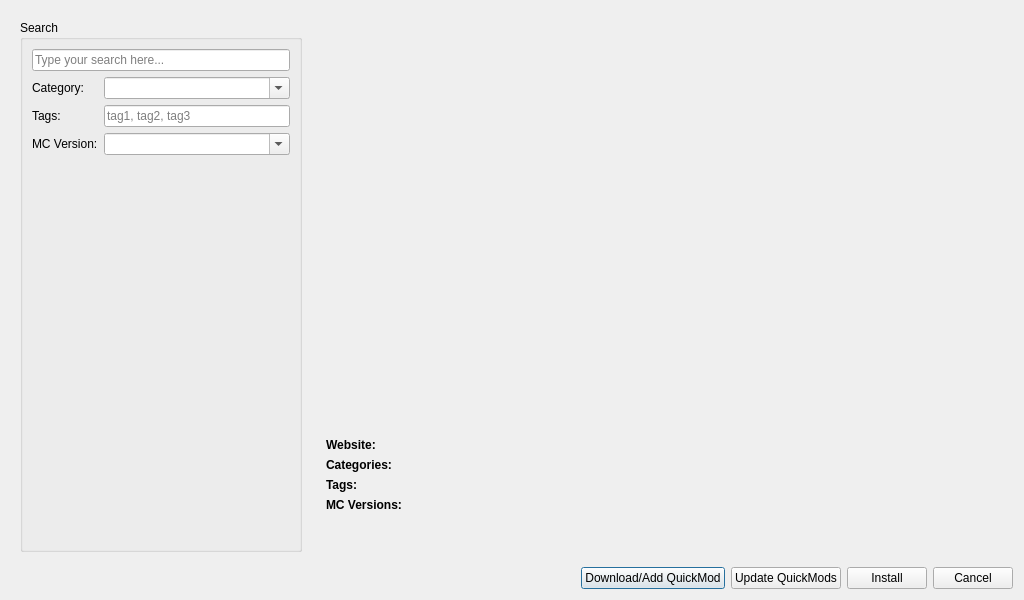
<?xml version="1.0" encoding="UTF-8"?>
<ui version="4.0">
 <class>QuickModBrowseDialog</class>
 <widget class="QDialog" name="QuickModBrowseDialog">
  <property name="geometry">
   <rect>
    <x>0</x>
    <y>0</y>
    <width>1024</width>
    <height>600</height>
   </rect>
  </property>
  <property name="windowTitle">
   <string>Browse mods</string>
  </property>
  <layout class="QVBoxLayout" name="verticalLayout_2">
   <item>
    <layout class="QHBoxLayout" name="hLayout">
     <item>
      <widget class="QWidget" name="widget" native="true">
       <property name="minimumSize">
        <size>
         <width>250</width>
         <height>0</height>
        </size>
       </property>
       <property name="maximumSize">
        <size>
         <width>300</width>
         <height>16777215</height>
        </size>
       </property>
       <layout class="QVBoxLayout" name="_2" stretch="0,1">
        <item>
         <widget class="QGroupBox" name="groupBox">
          <property name="title">
           <string>Search</string>
          </property>
          <layout class="QFormLayout" name="formLayout_2">
           <item row="1" column="0">
            <widget class="QLabel" name="categoryFilterLabel">
             <property name="text">
              <string>Category:</string>
             </property>
             <property name="buddy">
              <cstring>categoryBox</cstring>
             </property>
            </widget>
           </item>
           <item row="1" column="1">
            <widget class="QComboBox" name="categoryBox">
             <property name="editable">
              <bool>true</bool>
             </property>
            </widget>
           </item>
           <item row="2" column="0">
            <widget class="QLabel" name="tagsFilterLabel">
             <property name="text">
              <string>Tags:</string>
             </property>
             <property name="buddy">
              <cstring>tagsEdit</cstring>
             </property>
            </widget>
           </item>
           <item row="2" column="1">
            <widget class="QLineEdit" name="tagsEdit">
             <property name="toolTip">
              <string>&lt;html&gt;&lt;head/&gt;&lt;body&gt;&lt;p&gt;Use commas (,) to separate tags:&lt;/p&gt;&lt;p&gt;&lt;span style=&quot; font-weight:600;&quot;&gt;tag1, tag2, tag3, tag4&lt;/span&gt;&lt;/p&gt;&lt;/body&gt;&lt;/html&gt;</string>
             </property>
             <property name="placeholderText">
              <string>tag1, tag2, tag3</string>
             </property>
            </widget>
           </item>
           <item row="0" column="0" colspan="2">
            <widget class="QLineEdit" name="fulltextEdit">
             <property name="placeholderText">
              <string>Type your search here...</string>
             </property>
            </widget>
           </item>
           <item row="3" column="0">
            <widget class="QLabel" name="mcVersionLabel">
             <property name="text">
              <string>MC Version:</string>
             </property>
             <property name="buddy">
              <cstring>mcVersionBox</cstring>
             </property>
            </widget>
           </item>
           <item row="3" column="1">
            <widget class="QComboBox" name="mcVersionBox">
             <property name="editable">
              <bool>true</bool>
             </property>
            </widget>
           </item>
          </layout>
         </widget>
        </item>
        <item>
         <layout class="QVBoxLayout" name="viewLayout"/>
        </item>
       </layout>
      </widget>
     </item>
     <item>
      <widget class="QScrollArea" name="modInfoArea">
       <property name="frameShape">
        <enum>QFrame::NoFrame</enum>
       </property>
       <property name="frameShadow">
        <enum>QFrame::Plain</enum>
       </property>
       <property name="lineWidth">
        <number>0</number>
       </property>
       <property name="horizontalScrollBarPolicy">
        <enum>Qt::ScrollBarAlwaysOff</enum>
       </property>
       <property name="widgetResizable">
        <bool>true</bool>
       </property>
       <widget class="QWidget" name="scrollAreaWidgetContents">
        <property name="geometry">
         <rect>
          <x>0</x>
          <y>0</y>
          <width>698</width>
          <height>545</height>
         </rect>
        </property>
        <property name="sizePolicy">
         <sizepolicy hsizetype="Expanding" vsizetype="Expanding">
          <horstretch>0</horstretch>
          <verstretch>0</verstretch>
         </sizepolicy>
        </property>
        <layout class="QFormLayout" name="formLayout">
         <property name="fieldGrowthPolicy">
          <enum>QFormLayout::AllNonFixedFieldsGrow</enum>
         </property>
         <item row="0" column="0" colspan="2">
          <widget class="QLabel" name="nameLabel">
           <property name="sizePolicy">
            <sizepolicy hsizetype="MinimumExpanding" vsizetype="MinimumExpanding">
             <horstretch>0</horstretch>
             <verstretch>0</verstretch>
            </sizepolicy>
           </property>
           <property name="font">
            <font>
             <pointsize>24</pointsize>
             <weight>75</weight>
             <bold>true</bold>
            </font>
           </property>
           <property name="alignment">
            <set>Qt::AlignCenter</set>
           </property>
           <property name="wordWrap">
            <bool>true</bool>
           </property>
          </widget>
         </item>
         <item row="1" column="0">
          <widget class="QLabel" name="websiteRowLabel">
           <property name="sizePolicy">
            <sizepolicy hsizetype="Minimum" vsizetype="Preferred">
             <horstretch>0</horstretch>
             <verstretch>0</verstretch>
            </sizepolicy>
           </property>
           <property name="text">
            <string>&lt;html&gt;&lt;head/&gt;&lt;body&gt;&lt;p&gt;&lt;span style=&quot; font-weight:600;&quot;&gt;Website:&lt;/span&gt;&lt;/p&gt;&lt;/body&gt;&lt;/html&gt;</string>
           </property>
           <property name="alignment">
            <set>Qt::AlignLeading|Qt::AlignLeft|Qt::AlignTop</set>
           </property>
          </widget>
         </item>
         <item row="1" column="1">
          <widget class="QLabel" name="websiteLabel">
           <property name="sizePolicy">
            <sizepolicy hsizetype="MinimumExpanding" vsizetype="Preferred">
             <horstretch>0</horstretch>
             <verstretch>0</verstretch>
            </sizepolicy>
           </property>
           <property name="text">
            <string/>
           </property>
           <property name="wordWrap">
            <bool>true</bool>
           </property>
           <property name="openExternalLinks">
            <bool>true</bool>
           </property>
          </widget>
         </item>
         <item row="2" column="0">
          <widget class="QLabel" name="categoriesRowLabel">
           <property name="sizePolicy">
            <sizepolicy hsizetype="Minimum" vsizetype="Preferred">
             <horstretch>0</horstretch>
             <verstretch>0</verstretch>
            </sizepolicy>
           </property>
           <property name="text">
            <string>&lt;html&gt;&lt;head/&gt;&lt;body&gt;&lt;p&gt;&lt;span style=&quot; font-weight:600;&quot;&gt;Categories:&lt;/span&gt;&lt;/p&gt;&lt;/body&gt;&lt;/html&gt;</string>
           </property>
           <property name="alignment">
            <set>Qt::AlignLeading|Qt::AlignLeft|Qt::AlignTop</set>
           </property>
          </widget>
         </item>
         <item row="2" column="1">
          <widget class="QLabel" name="categoriesLabel">
           <property name="sizePolicy">
            <sizepolicy hsizetype="MinimumExpanding" vsizetype="Preferred">
             <horstretch>0</horstretch>
             <verstretch>0</verstretch>
            </sizepolicy>
           </property>
           <property name="text">
            <string/>
           </property>
           <property name="wordWrap">
            <bool>true</bool>
           </property>
          </widget>
         </item>
         <item row="3" column="0">
          <widget class="QLabel" name="tagsRowLabel">
           <property name="sizePolicy">
            <sizepolicy hsizetype="Minimum" vsizetype="Preferred">
             <horstretch>0</horstretch>
             <verstretch>0</verstretch>
            </sizepolicy>
           </property>
           <property name="text">
            <string>&lt;html&gt;&lt;head/&gt;&lt;body&gt;&lt;p&gt;&lt;span style=&quot; font-weight:600;&quot;&gt;Tags:&lt;/span&gt;&lt;/p&gt;&lt;/body&gt;&lt;/html&gt;</string>
           </property>
           <property name="alignment">
            <set>Qt::AlignLeading|Qt::AlignLeft|Qt::AlignTop</set>
           </property>
          </widget>
         </item>
         <item row="3" column="1">
          <widget class="QLabel" name="tagsLabel">
           <property name="sizePolicy">
            <sizepolicy hsizetype="MinimumExpanding" vsizetype="Preferred">
             <horstretch>0</horstretch>
             <verstretch>0</verstretch>
            </sizepolicy>
           </property>
           <property name="text">
            <string/>
           </property>
           <property name="wordWrap">
            <bool>true</bool>
           </property>
          </widget>
         </item>
         <item row="6" column="0" colspan="2">
          <widget class="QLabel" name="descriptionLabel">
           <property name="sizePolicy">
            <sizepolicy hsizetype="MinimumExpanding" vsizetype="Preferred">
             <horstretch>0</horstretch>
             <verstretch>0</verstretch>
            </sizepolicy>
           </property>
           <property name="text">
            <string/>
           </property>
           <property name="wordWrap">
            <bool>true</bool>
           </property>
          </widget>
         </item>
         <item row="5" column="0" colspan="2">
          <widget class="QLabel" name="logoLabel">
           <property name="maximumSize">
            <size>
             <width>600</width>
             <height>200</height>
            </size>
           </property>
           <property name="text">
            <string/>
           </property>
           <property name="scaledContents">
            <bool>false</bool>
           </property>
           <property name="alignment">
            <set>Qt::AlignCenter</set>
           </property>
          </widget>
         </item>
         <item row="4" column="0">
          <widget class="QLabel" name="mcVersionsRowLabel">
           <property name="font">
            <font>
             <weight>75</weight>
             <bold>true</bold>
            </font>
           </property>
           <property name="text">
            <string>MC Versions:</string>
           </property>
          </widget>
         </item>
         <item row="4" column="1">
          <widget class="QLabel" name="mcVersionsLabel">
           <property name="text">
            <string/>
           </property>
          </widget>
         </item>
        </layout>
       </widget>
      </widget>
     </item>
    </layout>
   </item>
   <item>
    <layout class="QHBoxLayout" name="horizontalLayout">
     <item>
      <spacer name="horizontalSpacer">
       <property name="orientation">
        <enum>Qt::Horizontal</enum>
       </property>
       <property name="sizeHint" stdset="0">
        <size>
         <width>40</width>
         <height>20</height>
        </size>
       </property>
      </spacer>
     </item>
     <item>
      <widget class="QPushButton" name="addButton">
       <property name="text">
        <string>Download/Add QuickMod</string>
       </property>
      </widget>
     </item>
     <item>
      <widget class="QPushButton" name="updateButton">
       <property name="text">
        <string>Update QuickMods</string>
       </property>
      </widget>
     </item>
     <item>
      <widget class="QPushButton" name="installButton">
       <property name="text">
        <string>Install</string>
       </property>
      </widget>
     </item>
     <item>
      <widget class="QPushButton" name="closeButton">
       <property name="text">
        <string>Cancel</string>
       </property>
      </widget>
     </item>
    </layout>
   </item>
  </layout>
 </widget>
 <tabstops>
  <tabstop>fulltextEdit</tabstop>
  <tabstop>categoryBox</tabstop>
  <tabstop>tagsEdit</tabstop>
  <tabstop>installButton</tabstop>
  <tabstop>closeButton</tabstop>
  <tabstop>addButton</tabstop>
  <tabstop>updateButton</tabstop>
  <tabstop>modInfoArea</tabstop>
 </tabstops>
 <resources/>
 <connections/>
</ui>
